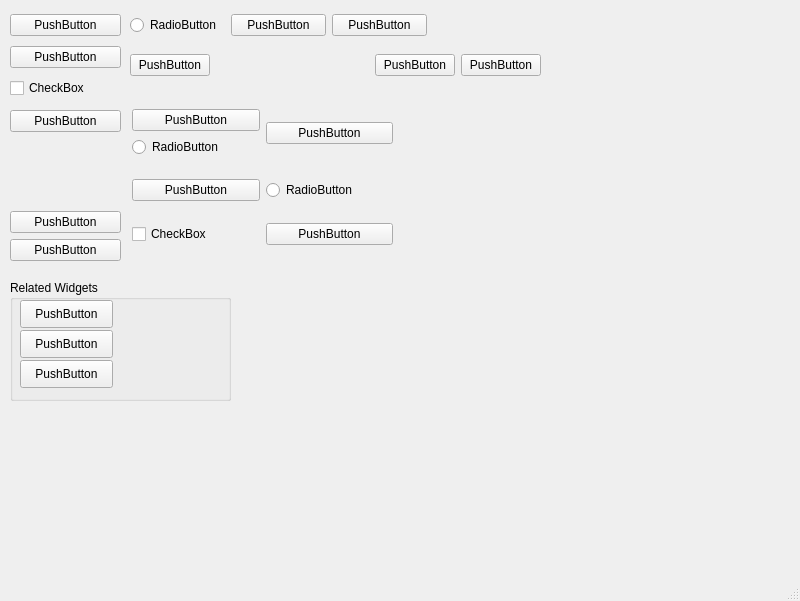
<?xml version="1.0" encoding="UTF-8"?>
<ui version="4.0">
 <class>MainWindow</class>
 <widget class="QMainWindow" name="MainWindow">
  <property name="geometry">
   <rect>
    <x>0</x>
    <y>0</y>
    <width>800</width>
    <height>601</height>
   </rect>
  </property>
  <property name="windowTitle">
   <string>MainWindow</string>
  </property>
  <widget class="QWidget" name="centralwidget">
   <widget class="QWidget" name="verticalLayoutWidget">
    <property name="geometry">
     <rect>
      <x>10</x>
      <y>10</y>
      <width>111</width>
      <height>92</height>
     </rect>
    </property>
    <layout class="QVBoxLayout" name="verticalLayout">
     <item>
      <widget class="QPushButton" name="pushButton_2">
       <property name="text">
        <string>PushButton</string>
       </property>
      </widget>
     </item>
     <item>
      <widget class="QPushButton" name="pushButton">
       <property name="text">
        <string>PushButton</string>
       </property>
      </widget>
     </item>
     <item>
      <widget class="QCheckBox" name="checkBox">
       <property name="text">
        <string>CheckBox</string>
       </property>
      </widget>
     </item>
    </layout>
   </widget>
   <widget class="QWidget" name="horizontalLayoutWidget">
    <property name="geometry">
     <rect>
      <x>130</x>
      <y>10</y>
      <width>297</width>
      <height>31</height>
     </rect>
    </property>
    <layout class="QHBoxLayout" name="horizontalLayout">
     <item>
      <widget class="QRadioButton" name="radioButton">
       <property name="text">
        <string>RadioButton</string>
       </property>
      </widget>
     </item>
     <item>
      <widget class="QPushButton" name="pushButton_4">
       <property name="text">
        <string>PushButton</string>
       </property>
      </widget>
     </item>
     <item>
      <widget class="QPushButton" name="pushButton_3">
       <property name="text">
        <string>PushButton</string>
       </property>
      </widget>
     </item>
    </layout>
   </widget>
   <widget class="QGroupBox" name="groupBox">
    <property name="geometry">
     <rect>
      <x>10</x>
      <y>280</y>
      <width>221</width>
      <height>121</height>
     </rect>
    </property>
    <property name="title">
     <string>Related Widgets</string>
    </property>
    <widget class="QPushButton" name="pushButton_15">
     <property name="geometry">
      <rect>
       <x>10</x>
       <y>20</y>
       <width>93</width>
       <height>28</height>
      </rect>
     </property>
     <property name="text">
      <string>PushButton</string>
     </property>
    </widget>
    <widget class="QPushButton" name="pushButton_16">
     <property name="geometry">
      <rect>
       <x>10</x>
       <y>50</y>
       <width>93</width>
       <height>28</height>
      </rect>
     </property>
     <property name="text">
      <string>PushButton</string>
     </property>
    </widget>
    <widget class="QPushButton" name="pushButton_17">
     <property name="geometry">
      <rect>
       <x>10</x>
       <y>80</y>
       <width>93</width>
       <height>28</height>
      </rect>
     </property>
     <property name="text">
      <string>PushButton</string>
     </property>
    </widget>
   </widget>
   <widget class="QWidget" name="">
    <property name="geometry">
     <rect>
      <x>10</x>
      <y>110</y>
      <width>111</width>
      <height>151</height>
     </rect>
    </property>
    <layout class="QVBoxLayout" name="verticalLayout_2">
     <item>
      <widget class="QPushButton" name="pushButton_5">
       <property name="text">
        <string>PushButton</string>
       </property>
      </widget>
     </item>
     <item>
      <spacer name="verticalSpacer">
       <property name="orientation">
        <enum>Qt::Vertical</enum>
       </property>
       <property name="sizeHint" stdset="0">
        <size>
         <width>20</width>
         <height>40</height>
        </size>
       </property>
      </spacer>
     </item>
     <item>
      <widget class="QPushButton" name="pushButton_6">
       <property name="text">
        <string>PushButton</string>
       </property>
      </widget>
     </item>
     <item>
      <widget class="QPushButton" name="pushButton_7">
       <property name="text">
        <string>PushButton</string>
       </property>
      </widget>
     </item>
    </layout>
   </widget>
   <widget class="QWidget" name="">
    <property name="geometry">
     <rect>
      <x>130</x>
      <y>50</y>
      <width>411</width>
      <height>30</height>
     </rect>
    </property>
    <layout class="QHBoxLayout" name="horizontalLayout_2">
     <item>
      <widget class="QPushButton" name="pushButton_8">
       <property name="text">
        <string>PushButton</string>
       </property>
      </widget>
     </item>
     <item>
      <spacer name="horizontalSpacer">
       <property name="orientation">
        <enum>Qt::Horizontal</enum>
       </property>
       <property name="sizeHint" stdset="0">
        <size>
         <width>40</width>
         <height>20</height>
        </size>
       </property>
      </spacer>
     </item>
     <item>
      <widget class="QPushButton" name="pushButton_9">
       <property name="text">
        <string>PushButton</string>
       </property>
      </widget>
     </item>
     <item>
      <widget class="QPushButton" name="pushButton_10">
       <property name="text">
        <string>PushButton</string>
       </property>
      </widget>
     </item>
    </layout>
   </widget>
   <widget class="QWidget" name="">
    <property name="geometry">
     <rect>
      <x>132</x>
      <y>93</y>
      <width>261</width>
      <height>171</height>
     </rect>
    </property>
    <layout class="QGridLayout" name="gridLayout">
     <item row="2" column="1">
      <widget class="QPushButton" name="pushButton_12">
       <property name="text">
        <string>PushButton</string>
       </property>
      </widget>
     </item>
     <item row="2" column="0">
      <widget class="QCheckBox" name="checkBox_2">
       <property name="text">
        <string>CheckBox</string>
       </property>
      </widget>
     </item>
     <item row="1" column="0">
      <widget class="QPushButton" name="pushButton_11">
       <property name="text">
        <string>PushButton</string>
       </property>
      </widget>
     </item>
     <item row="1" column="1">
      <widget class="QRadioButton" name="radioButton_2">
       <property name="text">
        <string>RadioButton</string>
       </property>
      </widget>
     </item>
     <item row="0" column="0">
      <layout class="QGridLayout" name="gridLayout_2">
       <item row="0" column="0">
        <widget class="QPushButton" name="pushButton_13">
         <property name="text">
          <string>PushButton</string>
         </property>
        </widget>
       </item>
       <item row="1" column="0">
        <widget class="QRadioButton" name="radioButton_3">
         <property name="text">
          <string>RadioButton</string>
         </property>
        </widget>
       </item>
      </layout>
     </item>
     <item row="0" column="1">
      <layout class="QGridLayout" name="gridLayout_3">
       <item row="0" column="0">
        <widget class="QPushButton" name="pushButton_14">
         <property name="text">
          <string>PushButton</string>
         </property>
        </widget>
       </item>
      </layout>
     </item>
    </layout>
   </widget>
  </widget>
  <widget class="QMenuBar" name="menubar">
   <property name="geometry">
    <rect>
     <x>0</x>
     <y>0</y>
     <width>800</width>
     <height>26</height>
    </rect>
   </property>
  </widget>
  <widget class="QStatusBar" name="statusbar"/>
 </widget>
 <tabstops>
  <tabstop>pushButton_17</tabstop>
  <tabstop>pushButton_16</tabstop>
  <tabstop>pushButton_15</tabstop>
  <tabstop>pushButton_6</tabstop>
  <tabstop>pushButton_7</tabstop>
  <tabstop>checkBox_2</tabstop>
  <tabstop>pushButton_12</tabstop>
  <tabstop>radioButton_2</tabstop>
  <tabstop>pushButton_11</tabstop>
  <tabstop>radioButton_3</tabstop>
  <tabstop>pushButton_14</tabstop>
  <tabstop>pushButton_5</tabstop>
  <tabstop>pushButton_13</tabstop>
  <tabstop>checkBox</tabstop>
  <tabstop>pushButton</tabstop>
  <tabstop>pushButton_8</tabstop>
  <tabstop>pushButton_9</tabstop>
  <tabstop>pushButton_10</tabstop>
  <tabstop>pushButton_3</tabstop>
  <tabstop>pushButton_4</tabstop>
  <tabstop>radioButton</tabstop>
  <tabstop>pushButton_2</tabstop>
 </tabstops>
 <resources/>
 <connections/>
</ui>
